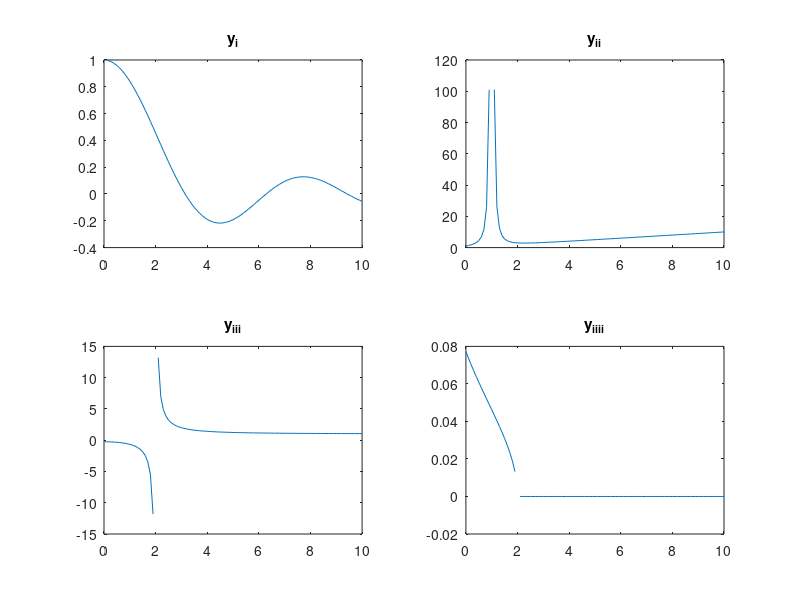

Source code (MATLAB):
% Exercise 2
x= 0:0.1:10;

y_i = sin(x) ./ x;
y_ii = (1./(x-1).^2)+x;
y_iii = (x.^2+1)./(x.^2-4);
y_iiii = (((10-x).^(1/3))-2)./((4-x.^2).^(1/2));

subplot(2, 2, 1);
plot(x, y_i); title('y_i');

subplot(2, 2, 2);
plot(x, y_ii); title('y_i_i');

subplot(2, 2, 3);
plot(x, y_iii); title('y_i_i_i');

subplot(2, 2, 4);
plot(x, y_iiii); title('y_i_i_i_i');
